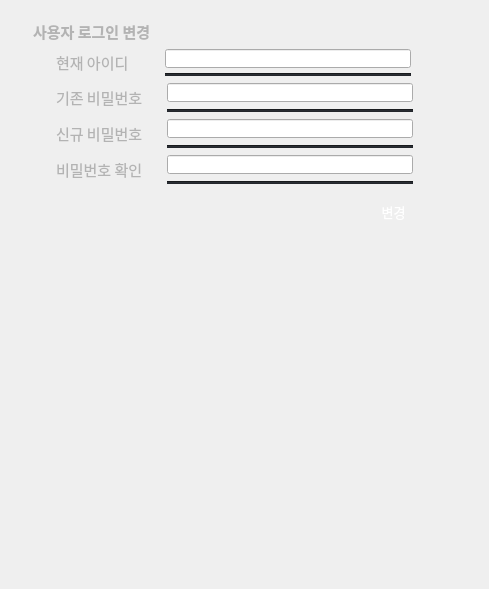
       <widget class="QWidget" name="page_3">
        <layout class="QVBoxLayout" name="verticalLayout_4">
         <item>
          <widget class="QWidget" name="widget_15" native="true">
           <layout class="QVBoxLayout" name="verticalLayout_54">
            <property name="spacing">
             <number>7</number>
            </property>
            <item>
             <layout class="QHBoxLayout" name="horizontalLayout_85">
              <item>
               <spacer name="horizontalSpacer_53">
                <property name="orientation">
                 <enum>Qt::Orientation::Horizontal</enum>
                </property>
                <property name="sizeType">
                 <enum>QSizePolicy::Policy::Fixed</enum>
                </property>
                <property name="sizeHint" stdset="0">
                 <size>
                  <width>13</width>
                  <height>20</height>
                 </size>
                </property>
               </spacer>
              </item>
              <item>
               <widget class="QLabel" name="user_setting_label">
                <property name="sizePolicy">
                 <sizepolicy hsizetype="Fixed" vsizetype="Preferred">
                  <horstretch>0</horstretch>
                  <verstretch>0</verstretch>
                 </sizepolicy>
                </property>
                <property name="minimumSize">
                 <size>
                  <width>135</width>
                  <height>22</height>
                 </size>
                </property>
                <property name="maximumSize">
                 <size>
                  <width>179</width>
                  <height>22</height>
                 </size>
                </property>
                <property name="font">
                 <font>
                  <family>Sans</family>
                  <pointsize>11</pointsize>
                  <bold>true</bold>
                 </font>
                </property>
                <property name="styleSheet">
                 <string notr="true">color: rgb(179,179,179);
background-color: rgba(255, 255, 255, 0);</string>
                </property>
                <property name="text">
                 <string>사용자 로그인 변경</string>
                </property>
                <property name="alignment">
                 <set>Qt::AlignmentFlag::AlignLeading|Qt::AlignmentFlag::AlignLeft|Qt::AlignmentFlag::AlignVCenter</set>
                </property>
               </widget>
              </item>
              <item>
               <spacer name="horizontalSpacer_54">
                <property name="orientation">
                 <enum>Qt::Orientation::Horizontal</enum>
                </property>
                <property name="sizeHint" stdset="0">
                 <size>
                  <width>40</width>
                  <height>20</height>
                 </size>
                </property>
               </spacer>
              </item>
             </layout>
            </item>
            <item>
             <layout class="QHBoxLayout" name="horizontalLayout_86">
              <property name="spacing">
               <number>6</number>
              </property>
              <item>
               <spacer name="horizontalSpacer_55">
                <property name="orientation">
                 <enum>Qt::Orientation::Horizontal</enum>
                </property>
                <property name="sizeType">
                 <enum>QSizePolicy::Policy::Fixed</enum>
                </property>
                <property name="sizeHint" stdset="0">
                 <size>
                  <width>36</width>
                  <height>20</height>
                 </size>
                </property>
               </spacer>
              </item>
              <item>
               <layout class="QHBoxLayout" name="horizontalLayout_87">
                <property name="spacing">
                 <number>5</number>
                </property>
                <item>
                 <widget class="QLabel" name="setting_user_id_label">
                  <property name="sizePolicy">
                   <sizepolicy hsizetype="Fixed" vsizetype="Preferred">
                    <horstretch>0</horstretch>
                    <verstretch>0</verstretch>
                   </sizepolicy>
                  </property>
                  <property name="minimumSize">
                   <size>
                    <width>104</width>
                    <height>22</height>
                   </size>
                  </property>
                  <property name="maximumSize">
                   <size>
                    <width>104</width>
                    <height>22</height>
                   </size>
                  </property>
                  <property name="font">
                   <font>
                    <family>Sans</family>
                    <pointsize>11</pointsize>
                   </font>
                  </property>
                  <property name="styleSheet">
                   <string notr="true">color: rgb(179,179,179);
background-color: rgba(255, 255, 255, 0);</string>
                  </property>
                  <property name="text">
                   <string>현재 아이디</string>
                  </property>
                  <property name="alignment">
                   <set>Qt::AlignmentFlag::AlignLeading|Qt::AlignmentFlag::AlignLeft|Qt::AlignmentFlag::AlignVCenter</set>
                  </property>
                 </widget>
                </item>
                <item>
                 <layout class="QVBoxLayout" name="verticalLayout_56">
                  <item>
                   <widget class="QLineEdit" name="setting_user_id_input">
                    <property name="sizePolicy">
                     <sizepolicy hsizetype="Fixed" vsizetype="Fixed">
                      <horstretch>0</horstretch>
                      <verstretch>0</verstretch>
                     </sizepolicy>
                    </property>
                    <property name="minimumSize">
                     <size>
                      <width>246</width>
                      <height>19</height>
                     </size>
                    </property>
                    <property name="maximumSize">
                     <size>
                      <width>9999</width>
                      <height>19</height>
                     </size>
                    </property>
                    <property name="styleSheet">
                     <string notr="true">color: rgb(255, 255, 255);</string>
                    </property>
                    <property name="text">
                     <string/>
                    </property>
                    <property name="readOnly">
                     <bool>true</bool>
                    </property>
                   </widget>
                  </item>
                  <item>
                   <widget class="Line" name="setting_user_id_input_line">
                    <property name="sizePolicy">
                     <sizepolicy hsizetype="Fixed" vsizetype="Fixed">
                      <horstretch>0</horstretch>
                      <verstretch>0</verstretch>
                     </sizepolicy>
                    </property>
                    <property name="minimumSize">
                     <size>
                      <width>246</width>
                      <height>3</height>
                     </size>
                    </property>
                    <property name="maximumSize">
                     <size>
                      <width>246</width>
                      <height>3</height>
                     </size>
                    </property>
                    <property name="font">
                     <font>
                      <family>Sans</family>
                      <pointsize>5</pointsize>
                      <strikeout>false</strikeout>
                     </font>
                    </property>
                    <property name="contextMenuPolicy">
                     <enum>Qt::ContextMenuPolicy::NoContextMenu</enum>
                    </property>
                    <property name="autoFillBackground">
                     <bool>false</bool>
                    </property>
                    <property name="styleSheet">
                     <string notr="true">background-color: rgb(36, 39, 44)</string>
                    </property>
                    <property name="orientation">
                     <enum>Qt::Orientation::Horizontal</enum>
                    </property>
                   </widget>
                  </item>
                 </layout>
                </item>
               </layout>
              </item>
              <item>
               <spacer name="horizontalSpacer_125">
                <property name="orientation">
                 <enum>Qt::Orientation::Horizontal</enum>
                </property>
                <property name="sizeType">
                 <enum>QSizePolicy::Policy::Expanding</enum>
                </property>
                <property name="sizeHint" stdset="0">
                 <size>
                  <width>40</width>
                  <height>20</height>
                 </size>
                </property>
               </spacer>
              </item>
             </layout>
            </item>
            <item>
             <layout class="QHBoxLayout" name="horizontalLayout_88">
              <item>
               <spacer name="horizontalSpacer_126">
                <property name="orientation">
                 <enum>Qt::Orientation::Horizontal</enum>
                </property>
                <property name="sizeType">
                 <enum>QSizePolicy::Policy::Fixed</enum>
                </property>
                <property name="sizeHint" stdset="0">
                 <size>
                  <width>36</width>
                  <height>20</height>
                 </size>
                </property>
               </spacer>
              </item>
              <item>
               <layout class="QHBoxLayout" name="horizontalLayout_89">
                <item>
                 <widget class="QLabel" name="setting_user_pw_label">
                  <property name="sizePolicy">
                   <sizepolicy hsizetype="Fixed" vsizetype="Preferred">
                    <horstretch>0</horstretch>
                    <verstretch>0</verstretch>
                   </sizepolicy>
                  </property>
                  <property name="minimumSize">
                   <size>
                    <width>104</width>
                    <height>22</height>
                   </size>
                  </property>
                  <property name="maximumSize">
                   <size>
                    <width>104</width>
                    <height>22</height>
                   </size>
                  </property>
                  <property name="font">
                   <font>
                    <family>Sans</family>
                    <pointsize>11</pointsize>
                   </font>
                  </property>
                  <property name="styleSheet">
                   <string notr="true">color: rgb(179,179,179);
background-color: rgba(255, 255, 255, 0);</string>
                  </property>
                  <property name="text">
                   <string>기존 비밀번호</string>
                  </property>
                  <property name="alignment">
                   <set>Qt::AlignmentFlag::AlignLeading|Qt::AlignmentFlag::AlignLeft|Qt::AlignmentFlag::AlignVCenter</set>
                  </property>
                 </widget>
                </item>
                <item>
                 <layout class="QVBoxLayout" name="verticalLayout_57">
                  <item>
                   <widget class="QLineEdit" name="setting_user_pw_input">
                    <property name="sizePolicy">
                     <sizepolicy hsizetype="Fixed" vsizetype="Fixed">
                      <horstretch>0</horstretch>
                      <verstretch>0</verstretch>
                     </sizepolicy>
                    </property>
                    <property name="minimumSize">
                     <size>
                      <width>246</width>
                      <height>19</height>
                     </size>
                    </property>
                    <property name="maximumSize">
                     <size>
                      <width>9999</width>
                      <height>19</height>
                     </size>
                    </property>
                    <property name="styleSheet">
                     <string notr="true">color: rgb(255, 255, 255);</string>
                    </property>
                    <property name="text">
                     <string/>
                    </property>
                    <property name="echoMode">
                     <enum>QLineEdit::EchoMode::Password</enum>
                    </property>
                   </widget>
                  </item>
                  <item>
                   <widget class="Line" name="setting_user_pw_input_line">
                    <property name="sizePolicy">
                     <sizepolicy hsizetype="Fixed" vsizetype="Fixed">
                      <horstretch>0</horstretch>
                      <verstretch>0</verstretch>
                     </sizepolicy>
                    </property>
                    <property name="minimumSize">
                     <size>
                      <width>246</width>
                      <height>3</height>
                     </size>
                    </property>
                    <property name="maximumSize">
                     <size>
                      <width>246</width>
                      <height>3</height>
                     </size>
                    </property>
                    <property name="font">
                     <font>
                      <family>Sans</family>
                      <pointsize>5</pointsize>
                      <strikeout>false</strikeout>
                     </font>
                    </property>
                    <property name="contextMenuPolicy">
                     <enum>Qt::ContextMenuPolicy::NoContextMenu</enum>
                    </property>
                    <property name="autoFillBackground">
                     <bool>false</bool>
                    </property>
                    <property name="styleSheet">
                     <string notr="true">background-color: rgb(36, 39, 44)</string>
                    </property>
                    <property name="orientation">
                     <enum>Qt::Orientation::Horizontal</enum>
                    </property>
                   </widget>
                  </item>
                 </layout>
                </item>
               </layout>
              </item>
              <item>
               <spacer name="horizontalSpacer_127">
                <property name="orientation">
                 <enum>Qt::Orientation::Horizontal</enum>
                </property>
                <property name="sizeType">
                 <enum>QSizePolicy::Policy::Expanding</enum>
                </property>
                <property name="sizeHint" stdset="0">
                 <size>
                  <width>40</width>
                  <height>13</height>
                 </size>
                </property>
               </spacer>
              </item>
             </layout>
            </item>
            <item>
             <layout class="QHBoxLayout" name="horizontalLayout_90">
              <item>
               <spacer name="horizontalSpacer_128">
                <property name="orientation">
                 <enum>Qt::Orientation::Horizontal</enum>
                </property>
                <property name="sizeType">
                 <enum>QSizePolicy::Policy::Fixed</enum>
                </property>
                <property name="sizeHint" stdset="0">
                 <size>
                  <width>36</width>
                  <height>20</height>
                 </size>
                </property>
               </spacer>
              </item>
              <item>
               <layout class="QHBoxLayout" name="horizontalLayout_91">
                <item>
                 <widget class="QLabel" name="setting_user_new_pw_label">
                  <property name="sizePolicy">
                   <sizepolicy hsizetype="Fixed" vsizetype="Preferred">
                    <horstretch>0</horstretch>
                    <verstretch>0</verstretch>
                   </sizepolicy>
                  </property>
                  <property name="minimumSize">
                   <size>
                    <width>104</width>
                    <height>22</height>
                   </size>
                  </property>
                  <property name="maximumSize">
                   <size>
                    <width>104</width>
                    <height>22</height>
                   </size>
                  </property>
                  <property name="font">
                   <font>
                    <family>Sans</family>
                    <pointsize>11</pointsize>
                   </font>
                  </property>
                  <property name="styleSheet">
                   <string notr="true">color: rgb(179,179,179);
background-color: rgba(255, 255, 255, 0);</string>
                  </property>
                  <property name="text">
                   <string>신규 비밀번호</string>
                  </property>
                  <property name="alignment">
                   <set>Qt::AlignmentFlag::AlignLeading|Qt::AlignmentFlag::AlignLeft|Qt::AlignmentFlag::AlignVCenter</set>
                  </property>
                 </widget>
                </item>
                <item>
                 <layout class="QVBoxLayout" name="verticalLayout_58">
                  <item>
                   <widget class="QLineEdit" name="setting_user_new_pw_input">
                    <property name="sizePolicy">
                     <sizepolicy hsizetype="Fixed" vsizetype="Fixed">
                      <horstretch>0</horstretch>
                      <verstretch>0</verstretch>
                     </sizepolicy>
                    </property>
                    <property name="minimumSize">
                     <size>
                      <width>246</width>
                      <height>19</height>
                     </size>
                    </property>
                    <property name="maximumSize">
                     <size>
                      <width>9999</width>
                      <height>19</height>
                     </size>
                    </property>
                    <property name="styleSheet">
                     <string notr="true">color: rgb(255, 255, 255);</string>
                    </property>
                    <property name="text">
                     <string/>
                    </property>
                    <property name="frame">
                     <bool>true</bool>
                    </property>
                    <property name="echoMode">
                     <enum>QLineEdit::EchoMode::Password</enum>
                    </property>
                   </widget>
                  </item>
                  <item>
                   <widget class="Line" name="setting_user_new_pw_input_line">
                    <property name="sizePolicy">
                     <sizepolicy hsizetype="Fixed" vsizetype="Fixed">
                      <horstretch>0</horstretch>
                      <verstretch>0</verstretch>
                     </sizepolicy>
                    </property>
                    <property name="minimumSize">
                     <size>
                      <width>246</width>
                      <height>3</height>
                     </size>
                    </property>
                    <property name="maximumSize">
                     <size>
                      <width>246</width>
                      <height>3</height>
                     </size>
                    </property>
                    <property name="font">
                     <font>
                      <family>Sans</family>
                      <pointsize>5</pointsize>
                      <strikeout>false</strikeout>
                     </font>
                    </property>
                    <property name="contextMenuPolicy">
                     <enum>Qt::ContextMenuPolicy::NoContextMenu</enum>
                    </property>
                    <property name="autoFillBackground">
                     <bool>false</bool>
                    </property>
                    <property name="styleSheet">
                     <string notr="true">background-color: rgb(36, 39, 44)</string>
                    </property>
                    <property name="orientation">
                     <enum>Qt::Orientation::Horizontal</enum>
                    </property>
                   </widget>
                  </item>
                 </layout>
                </item>
               </layout>
              </item>
              <item>
               <spacer name="horizontalSpacer_129">
                <property name="orientation">
                 <enum>Qt::Orientation::Horizontal</enum>
                </property>
                <property name="sizeType">
                 <enum>QSizePolicy::Policy::Expanding</enum>
                </property>
                <property name="sizeHint" stdset="0">
                 <size>
                  <width>40</width>
                  <height>13</height>
                 </size>
                </property>
               </spacer>
              </item>
             </layout>
            </item>
            <item>
             <layout class="QHBoxLayout" name="horizontalLayout_92">
              <item>
               <spacer name="horizontalSpacer_130">
                <property name="orientation">
                 <enum>Qt::Orientation::Horizontal</enum>
                </property>
                <property name="sizeType">
                 <enum>QSizePolicy::Policy::Fixed</enum>
                </property>
                <property name="sizeHint" stdset="0">
                 <size>
                  <width>36</width>
                  <height>20</height>
                 </size>
                </property>
               </spacer>
              </item>
              <item>
               <layout class="QHBoxLayout" name="horizontalLayout_93">
                <item>
                 <widget class="QLabel" name="setting_user_new_pw_label2">
                  <property name="sizePolicy">
                   <sizepolicy hsizetype="Fixed" vsizetype="Preferred">
                    <horstretch>0</horstretch>
                    <verstretch>0</verstretch>
                   </sizepolicy>
                  </property>
                  <property name="minimumSize">
                   <size>
                    <width>104</width>
                    <height>27</height>
                   </size>
                  </property>
                  <property name="maximumSize">
                   <size>
                    <width>104</width>
                    <height>27</height>
                   </size>
                  </property>
                  <property name="font">
                   <font>
                    <family>Sans</family>
                    <pointsize>11</pointsize>
                   </font>
                  </property>
                  <property name="styleSheet">
                   <string notr="true">color: rgb(179,179,179);
background-color: rgba(255, 255, 255, 0);</string>
                  </property>
                  <property name="text">
                   <string>비밀번호 확인</string>
                  </property>
                  <property name="alignment">
                   <set>Qt::AlignmentFlag::AlignLeading|Qt::AlignmentFlag::AlignLeft|Qt::AlignmentFlag::AlignVCenter</set>
                  </property>
                 </widget>
                </item>
                <item>
                 <layout class="QVBoxLayout" name="verticalLayout_59">
                  <item>
                   <widget class="QLineEdit" name="setting_user_new_pw_input2">
                    <property name="sizePolicy">
                     <sizepolicy hsizetype="Fixed" vsizetype="Fixed">
                      <horstretch>0</horstretch>
                      <verstretch>0</verstretch>
                     </sizepolicy>
                    </property>
                    <property name="minimumSize">
                     <size>
                      <width>246</width>
                      <height>19</height>
                     </size>
                    </property>
                    <property name="maximumSize">
                     <size>
                      <width>9999</width>
                      <height>19</height>
                     </size>
                    </property>
                    <property name="styleSheet">
                     <string notr="true">color: rgb(255, 255, 255);</string>
                    </property>
                    <property name="text">
                     <string/>
                    </property>
                    <property name="echoMode">
                     <enum>QLineEdit::EchoMode::Password</enum>
                    </property>
                   </widget>
                  </item>
                  <item>
                   <widget class="Line" name="setting_user_new_pw_input2_line">
                    <property name="sizePolicy">
                     <sizepolicy hsizetype="Fixed" vsizetype="Fixed">
                      <horstretch>0</horstretch>
                      <verstretch>0</verstretch>
                     </sizepolicy>
                    </property>
                    <property name="minimumSize">
                     <size>
                      <width>246</width>
                      <height>3</height>
                     </size>
                    </property>
                    <property name="maximumSize">
                     <size>
                      <width>246</width>
                      <height>3</height>
                     </size>
                    </property>
                    <property name="font">
                     <font>
                      <family>Sans</family>
                      <pointsize>5</pointsize>
                      <strikeout>false</strikeout>
                     </font>
                    </property>
                    <property name="contextMenuPolicy">
                     <enum>Qt::ContextMenuPolicy::NoContextMenu</enum>
                    </property>
                    <property name="autoFillBackground">
                     <bool>false</bool>
                    </property>
                    <property name="styleSheet">
                     <string notr="true">background-color: rgb(36, 39, 44)</string>
                    </property>
                    <property name="orientation">
                     <enum>Qt::Orientation::Horizontal</enum>
                    </property>
                   </widget>
                  </item>
                 </layout>
                </item>
               </layout>
              </item>
              <item>
               <spacer name="horizontalSpacer_131">
                <property name="orientation">
                 <enum>Qt::Orientation::Horizontal</enum>
                </property>
                <property name="sizeType">
                 <enum>QSizePolicy::Policy::Expanding</enum>
                </property>
                <property name="sizeHint" stdset="0">
                 <size>
                  <width>40</width>
                  <height>13</height>
                 </size>
                </property>
               </spacer>
              </item>
             </layout>
            </item>
            <item>
             <layout class="QHBoxLayout" name="horizontalLayout_94">
              <item>
               <spacer name="horizontalSpacer_57">
                <property name="orientation">
                 <enum>Qt::Orientation::Horizontal</enum>
                </property>
                <property name="sizeType">
                 <enum>QSizePolicy::Policy::Fixed</enum>
                </property>
                <property name="sizeHint" stdset="0">
                 <size>
                  <width>338</width>
                  <height>20</height>
                 </size>
                </property>
               </spacer>
              </item>
              <item>
               <widget class="QPushButton" name="setting_user_save_bnt">
                <property name="minimumSize">
                 <size>
                  <width>71</width>
                  <height>41</height>
                 </size>
                </property>
                <property name="maximumSize">
                 <size>
                  <width>71</width>
                  <height>41</height>
                 </size>
                </property>
                <property name="font">
                 <font>
                  <family>Sans</family>
                  <pointsize>10</pointsize>
                 </font>
                </property>
                <property name="cursor">
                 <cursorShape>PointingHandCursor</cursorShape>
                </property>
                <property name="styleSheet">
                 <string notr="true">background-color: qlineargradient(
    spread:pad,
    x1:0, y1:0, x2:0, y2:1,
    stop:0.0 rgba(112, 210, 112, 255),
    stop:0.3 rgba(0, 196, 0, 255)
);
color: rgb(255, 255, 255);
border-radius: 19px;

</string>
                </property>
                <property name="text">
                 <string>변경</string>
                </property>
               </widget>
              </item>
              <item>
               <spacer name="horizontalSpacer_132">
                <property name="orientation">
                 <enum>Qt::Orientation::Horizontal</enum>
                </property>
                <property name="sizeType">
                 <enum>QSizePolicy::Policy::Expanding</enum>
                </property>
                <property name="sizeHint" stdset="0">
                 <size>
                  <width>40</width>
                  <height>13</height>
                 </size>
                </property>
               </spacer>
              </item>
             </layout>
            </item>
           </layout>
          </widget>
         </item>
         <item>
          <spacer name="verticalSpacer_4">
           <property name="orientation">
            <enum>Qt::Orientation::Vertical</enum>
           </property>
           <property name="sizeHint" stdset="0">
            <size>
             <width>20</width>
             <height>337</height>
            </size>
           </property>
          </spacer>
         </item>
        </layout>
       </widget>
